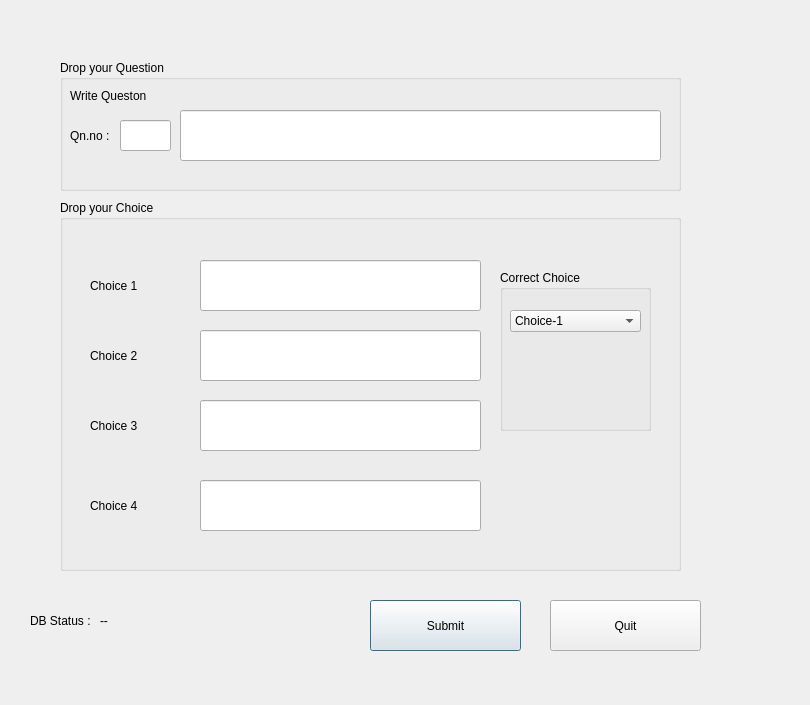
<?xml version="1.0" encoding="UTF-8"?>
<ui version="4.0">
 <class>admin_apt_med</class>
 <widget class="QDialog" name="admin_apt_med">
  <property name="geometry">
   <rect>
    <x>0</x>
    <y>0</y>
    <width>810</width>
    <height>705</height>
   </rect>
  </property>
  <property name="windowTitle">
   <string>Dialog</string>
  </property>
  <widget class="QLabel" name="label_3">
   <property name="geometry">
    <rect>
     <x>30</x>
     <y>610</y>
     <width>91</width>
     <height>21</height>
    </rect>
   </property>
   <property name="text">
    <string>DB Status :</string>
   </property>
  </widget>
  <widget class="QGroupBox" name="choice_box">
   <property name="geometry">
    <rect>
     <x>60</x>
     <y>200</y>
     <width>621</width>
     <height>371</height>
    </rect>
   </property>
   <property name="title">
    <string>Drop your Choice</string>
   </property>
   <widget class="QLabel" name="label_7">
    <property name="geometry">
     <rect>
      <x>30</x>
      <y>280</y>
      <width>101</width>
      <height>51</height>
     </rect>
    </property>
    <property name="text">
     <string>Choice 4</string>
    </property>
   </widget>
   <widget class="QLineEdit" name="choice_2">
    <property name="geometry">
     <rect>
      <x>140</x>
      <y>130</y>
      <width>281</width>
      <height>51</height>
     </rect>
    </property>
   </widget>
   <widget class="QLabel" name="label_5">
    <property name="geometry">
     <rect>
      <x>30</x>
      <y>130</y>
      <width>101</width>
      <height>51</height>
     </rect>
    </property>
    <property name="text">
     <string>Choice 2</string>
    </property>
   </widget>
   <widget class="QLineEdit" name="choice_1">
    <property name="geometry">
     <rect>
      <x>140</x>
      <y>60</y>
      <width>281</width>
      <height>51</height>
     </rect>
    </property>
   </widget>
   <widget class="QLineEdit" name="choice_4">
    <property name="geometry">
     <rect>
      <x>140</x>
      <y>280</y>
      <width>281</width>
      <height>51</height>
     </rect>
    </property>
   </widget>
   <widget class="QLineEdit" name="choice_3">
    <property name="geometry">
     <rect>
      <x>140</x>
      <y>200</y>
      <width>281</width>
      <height>51</height>
     </rect>
    </property>
   </widget>
   <widget class="QLabel" name="label_6">
    <property name="geometry">
     <rect>
      <x>30</x>
      <y>200</y>
      <width>101</width>
      <height>51</height>
     </rect>
    </property>
    <property name="text">
     <string>Choice 3</string>
    </property>
   </widget>
   <widget class="QLabel" name="label_4">
    <property name="geometry">
     <rect>
      <x>30</x>
      <y>60</y>
      <width>101</width>
      <height>51</height>
     </rect>
    </property>
    <property name="text">
     <string>Choice 1</string>
    </property>
   </widget>
   <widget class="QGroupBox" name="crt_choice">
    <property name="geometry">
     <rect>
      <x>440</x>
      <y>70</y>
      <width>151</width>
      <height>161</height>
     </rect>
    </property>
    <property name="title">
     <string>Correct Choice</string>
    </property>
    <widget class="QComboBox" name="comboBox">
     <property name="geometry">
      <rect>
       <x>10</x>
       <y>40</y>
       <width>131</width>
       <height>22</height>
      </rect>
     </property>
     <item>
      <property name="text">
       <string>Choice-1</string>
      </property>
     </item>
     <item>
      <property name="text">
       <string>Choice-2</string>
      </property>
     </item>
     <item>
      <property name="text">
       <string>Choice-3</string>
      </property>
     </item>
     <item>
      <property name="text">
       <string>Choice-4</string>
      </property>
     </item>
    </widget>
   </widget>
  </widget>
  <widget class="QPushButton" name="submitbtn">
   <property name="geometry">
    <rect>
     <x>370</x>
     <y>600</y>
     <width>151</width>
     <height>51</height>
    </rect>
   </property>
   <property name="styleSheet">
    <string notr="true">QPushButton {background-color: white;
    border-style: outset;
    border-width: 2px;
    border-color: black;
    border-radius: 3px;
    font: bold 18px;
    padding: 3px;
color:black;
};</string>
   </property>
   <property name="text">
    <string>Submit</string>
   </property>
  </widget>
  <widget class="QPushButton" name="quit">
   <property name="geometry">
    <rect>
     <x>550</x>
     <y>600</y>
     <width>151</width>
     <height>51</height>
    </rect>
   </property>
   <property name="styleSheet">
    <string notr="true">QPushButton {background-color: white;
    border-style: outset;
    border-width: 2px;
    border-color: black;
    border-radius: 3px;
    font: bold 18px;
    padding: 3px;
color:black;
};</string>
   </property>
   <property name="text">
    <string>Quit</string>
   </property>
  </widget>
  <widget class="QGroupBox" name="qn_box">
   <property name="geometry">
    <rect>
     <x>60</x>
     <y>60</y>
     <width>621</width>
     <height>131</height>
    </rect>
   </property>
   <property name="title">
    <string>Drop your Question</string>
   </property>
   <widget class="QLabel" name="label_2">
    <property name="geometry">
     <rect>
      <x>10</x>
      <y>10</y>
      <width>161</width>
      <height>51</height>
     </rect>
    </property>
    <property name="text">
     <string>Write Queston</string>
    </property>
   </widget>
   <widget class="QLineEdit" name="qn_editor">
    <property name="geometry">
     <rect>
      <x>120</x>
      <y>50</y>
      <width>481</width>
      <height>51</height>
     </rect>
    </property>
   </widget>
   <widget class="QLabel" name="label">
    <property name="geometry">
     <rect>
      <x>10</x>
      <y>60</y>
      <width>51</width>
      <height>31</height>
     </rect>
    </property>
    <property name="text">
     <string>Qn.no :</string>
    </property>
   </widget>
   <widget class="QLineEdit" name="qn_number">
    <property name="geometry">
     <rect>
      <x>60</x>
      <y>60</y>
      <width>51</width>
      <height>31</height>
     </rect>
    </property>
   </widget>
  </widget>
  <widget class="QLabel" name="qn_db_status">
   <property name="geometry">
    <rect>
     <x>100</x>
     <y>610</y>
     <width>91</width>
     <height>21</height>
    </rect>
   </property>
   <property name="text">
    <string>--</string>
   </property>
  </widget>
 </widget>
 <resources/>
 <connections/>
</ui>
